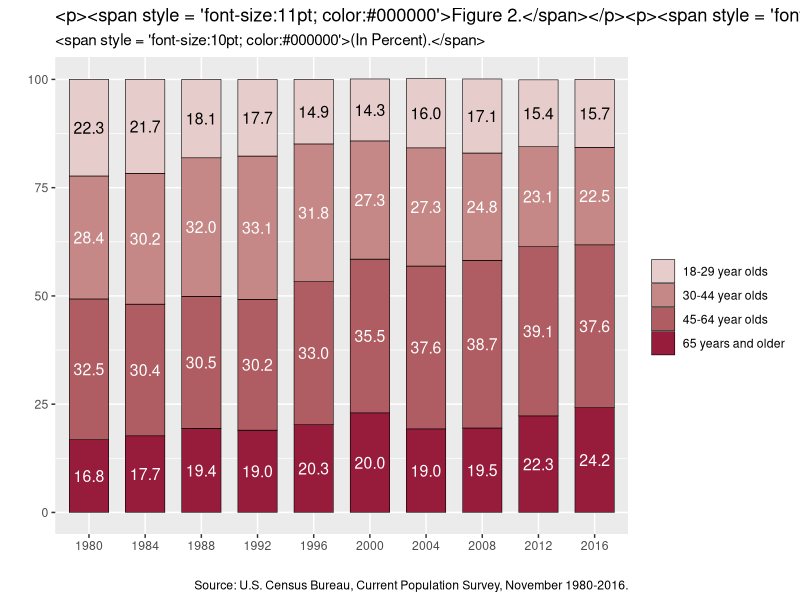
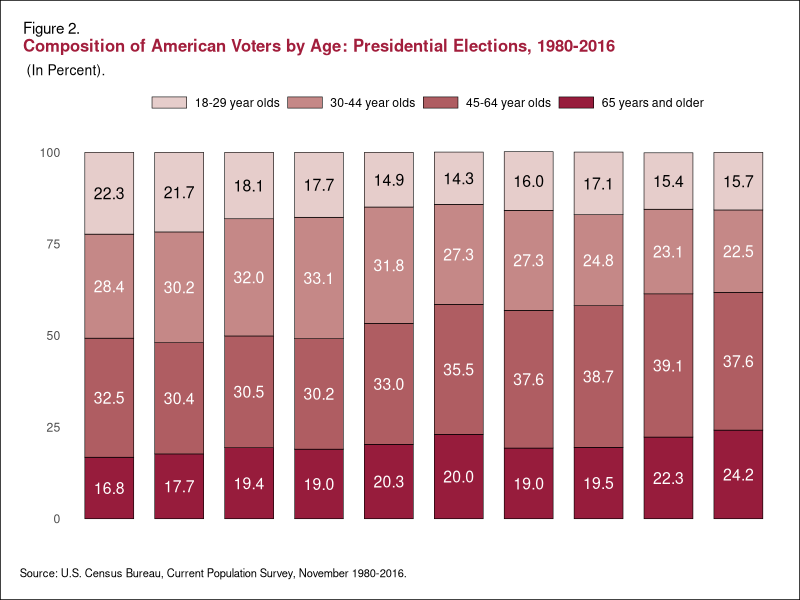
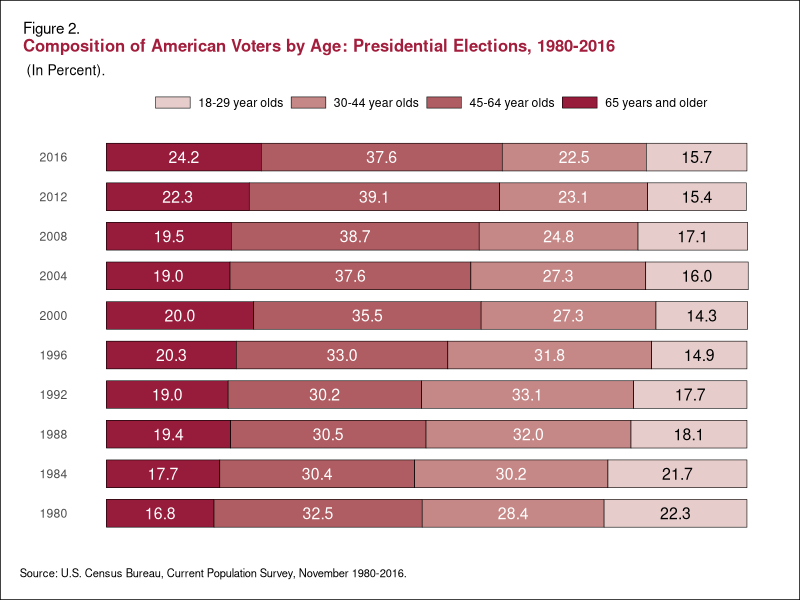

These figures' R source, in order:
## ---- chunk 1
knitr::opts_chunk$set(echo = TRUE)
## ---- chunk 2
library(tidyverse)
library("ggtext")


## ---- chunk 3
type_levels= c("18-29 year olds", "30-44 year olds", "45-64 year olds", "65 years and older")
year_levels <- c("1980","1984", "1988", "1992","1996","2000", "2004", "2008", "2012","2016")
pop_colors <- c("#971c3c", "#af5d62","#c58887", "#e6cdcb" )


vote_data <- tibble(
  vote_type = rep(type_levels, 10),
  # Need to rep the pop_group within each vote_type
  pop_group = rep(year_levels, c(4, 4, 4,4,4,4,4,4,4,4)),
  amount =   c(16.8,32.5,28.4,22.3,17.7,30.4,30.2,21.7,19.4,30.5,32.0,18.1,19,30.2,33.1,17.7,20.3,33.0,31.8,14.9,23.0,35.5,27.3,14.3,19.3,37.6,27.3,16.0,19.5,38.7,24.8,17.1,22.3,39.1,23.1,15.4,24.2,37.6,22.5,15.7),
  amount_1 =   c(16.8,32.5,28.4,22.3,17.7,30.4,30.2,21.7,19.4,30.5,"32.0",18.1,"19.0",30.2,33.1,17.7,20.3,"33.0",31.8,14.9,"20.0",35.5,27.3,14.3,"19.0",37.6,27.3,"16.0",19.5,38.7,24.8,17.1,22.3,39.1,23.1,15.4,24.2,37.6,22.5,15.7),
  fill = rep(pop_colors, 10))

vote_labels <- tibble(
  vote_type = factor(type_levels, levels = type_levels))
vote_data <- vote_data %>% 
  mutate(vote_type = factor(vote_type, levels = type_levels),
         pop_group = factor(pop_group, levels = year_levels),
         fill = factor(fill, levels = c("#e6cdcb","#c58887","#af5d62" ,"#971c3c")))


area<- ((ggplot(vote_data, aes(x = pop_group, 
                      y = amount, 
                      fill = fill, 
                      label = amount_1))+
  geom_col(color = "black", size= .2, width=.7)+ geom_text(size = 4, 
            position = position_stack(vjust = 0.5), color=ifelse(vote_data$vote_type=="65 years and older", 'black', 'white')) + scale_fill_manual(values = pop_colors))+
 labs(title =  "<p><span style = 'font-size:11pt; color:#000000'>Figure 2.</span></p><p><span style = 'font-size:12pt; color:#a21e3c'><b>Composition of American Voters by Age: Presidential Elections, 1980-2016</span></p>",
       subtitle = "<span style = 'font-size:10pt; color:#000000'>(In Percent).</span>",
       y = "",
       x = "",
       caption = "Source: U.S. Census Bureau, Current Population Survey, November 1980-2016.") + scale_fill_manual(labels= type_levels, values= c("#e6cdcb","#c58887","#af5d62" ,"#971c3c"), name = ""))
  new<- (area+ theme_classic()+
    theme( panel.grid = element_blank(),
           plot.background = element_rect(fill = "white", color = "black"),
           panel.grid.major = element_blank(),
           panel.grid.minor = element_blank(),
           plot.title = element_markdown(hjust=.02),
           plot.title.position = "plot",
           plot.caption.position = "plot",
           plot.subtitle = element_markdown(hjust= .01), 
           plot.caption = element_text(size = 8, color = "black", hjust = 0),
           axis.ticks = element_blank(),
           axis.line.y = element_blank(),
           legend.position= "top",
           axis.line.x = element_blank(),
           axis.text.x= element_blank(),
           legend.key.height = unit(.2, "cm"), legend.key.width= unit(.9, "cm"),
           plot.margin = unit(c(.5,.5,.5,.5), "cm")))
  
  
     
      
new2<-new+ coord_flip()

